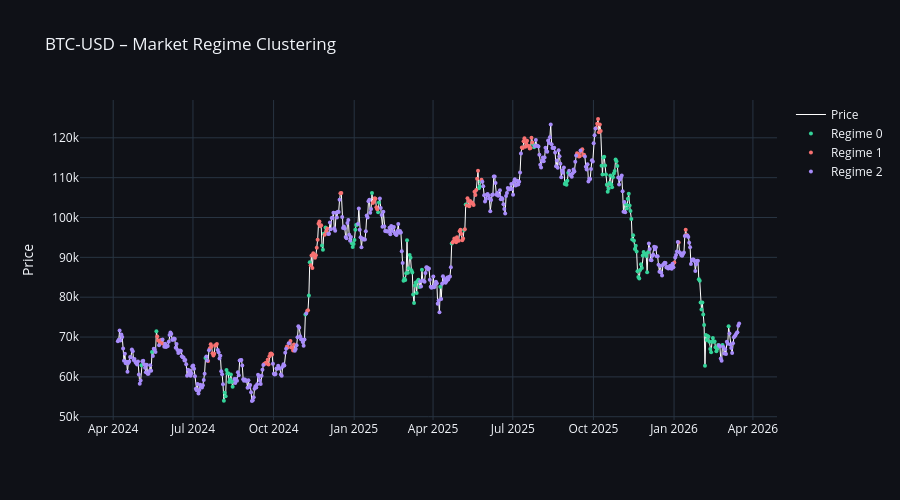

The code cell stored with this chart in its notebook:
### Markdown cell above
## 3. Interactive Regime Timeline
Overlaying detected regimes on the asset price curve.

### Code cell
palette = ['#34d399', '#f87171', '#a78bfa', '#fbbf24']
fig = go.Figure()
fig.add_trace(go.Scatter(x=df['timestamp'], y=df['close'], name='Price', line=dict(color='white', width=1)))

for r in range(N_REGIMES):
    r_df = df.filter(pl.col('regime') == r)
    fig.add_trace(go.Scatter(
        x=r_df['timestamp'], 
        y=r_df['close'], 
        mode='markers', 
        name=f'Regime {r}', 
        marker=dict(color=palette[r % len(palette)], size=4)
    ))

fig.update_layout(
    title=f"{SYMBOL} – Market Regime Clustering",
    yaxis_title="Price",
    height=500, 
    **PLOTLY_DARK
)
fig.show()
